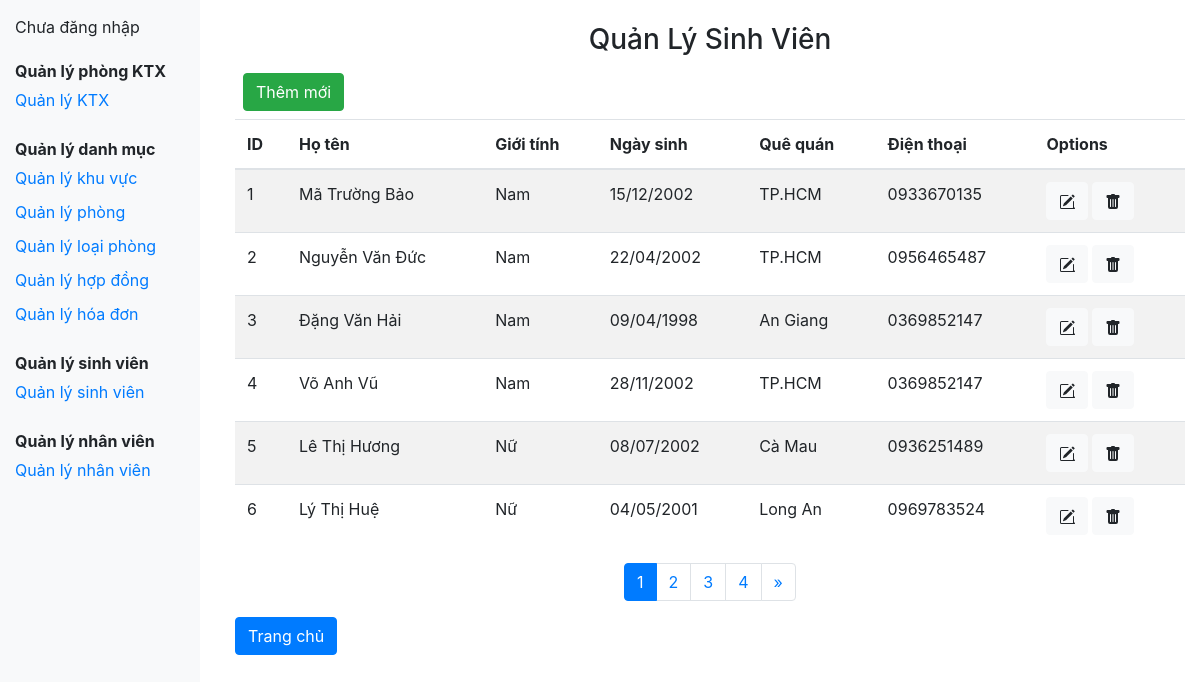
Screenshot of /QLKiTucXa/QLKiTucXa/trangQLSinhVien.php with the database file from the repository.
### tables this page shows
CREATE TABLE `sinhvien` (
  `SinhVienID` int(11) NOT NULL,
  `HoTen` varchar(255) DEFAULT NULL,
  `GioiTinh` varchar(10) DEFAULT NULL,
  `NgaySinh` date DEFAULT NULL,
  `QueQuan` varchar(255) DEFAULT NULL,
  `DienThoai` varchar(20) DEFAULT NULL
);

### QLKiTucXa/QLKiTucXa/trangQLSinhVien.php (the view, shortened to what this page needs)
<?php
include 'conn.php';
$limit = 6;
$page = isset($_GET['page']) ? (int)$_GET['page'] : 1;
$offset = ($page - 1) * $limit;
$sql = "SELECT * FROM SinhVien LIMIT :limit OFFSET :offset";
$stmt = $conn->prepare($sql);
$stmt->bindValue(':limit', $limit, PDO::PARAM_INT);
$stmt->bindValue(':offset', $offset, PDO::PARAM_INT);
$stmt->execute();
$result = $stmt->fetchAll(PDO::FETCH_ASSOC);
$total_sql = "SELECT COUNT(*) FROM SinhVien";
$total_stmt = $conn->prepare($total_sql);
$total_stmt->execute();
$total_rows = $total_stmt->fetchColumn();
$total_pages = ceil($total_rows / $limit);
?>
<!DOCTYPE html>
<html lang="en">
<head>
    <link href="https://maxcdn.bootstrapcdn.com/bootstrap/4.5.2/css/bootstrap.min.css" rel="stylesheet">
</head>
<body>
<div class="sidebar">
<?php
if(isset($_SESSION['HoTen'])) {
    $tenNguoiDangNhap = $_SESSION['HoTen'];
    echo "Xin chào $tenNguoiDangNhap!";
} else {
    echo "Chưa đăng nhập";
}
?>
    <div class="menu-header">Quản lý phòng KTX</div>
    <a href="trangQLKiTucXa.php">Quản lý KTX</a>
    <div class="menu-header">Quản lý danh mục</div>
    <a href="trangQLKhuVuc.php" data-content="content-khu-vuc">Quản lý khu vực</a>
    <a href="trangQLPhong.php">Quản lý phòng</a>
    <a href="trangQLLoaiPhong.php">Quản lý loại phòng</a>
    <a href="trangQLHopDong.php">Quản lý hợp đồng</a>
    <a href="trangQLHoaDon.php">Quản lý hóa đơn</a>
    <div class="menu-header">Quản lý sinh viên</div>
    <a href="trangQLSinhVien.php">Quản lý sinh viên</a>
    <div class="menu-header">Quản lý nhân viên</div>
    <a href="trangQLQuanLy.php">Quản lý nhân viên</a>
</div>
<div class="main-content">
    <center><h3 class="mt-2">Quản Lý Sinh Viên</h3></center>
    <button type="button" class="btn btn-success m-2 float-end" data-toggle="modal" data-target="#addModal">
        Thêm mới
    </button>
    <table class="table table-striped">
        <thead>
            <tr>
                <th>ID</th>
                <th>Họ tên</th>
                <th>Giới tính</th>
                <th>Ngày sinh</th>
                <th>Quê quán</th>
                <th>Điện thoại</th>
                <th>Options</th>
            </tr>
        </thead>
        <tbody>
            <?php
            if (count($result) > 0) {
                foreach ($result as $row) {
                    echo "<tr>";
                    echo "<td>{$row['SinhVienID']}</td>";
                    echo "<td>{$row['HoTen']}</td>";
                    echo "<td>{$row['GioiTinh']}</td>";
                    echo "<td>" . date("d/m/Y", strtotime($row['NgaySinh'])) . "</td>";
                    echo "<td>{$row['QueQuan']}</td>";
                    echo "<td>{$row['DienThoai']}</td>";
                    echo "<td>";
                    echo "<button type='button' class='btn btn-light mr-1' data-toggle='modal' data-target='#editModal' onclick='editClick(" . json_encode($row) . ")'>";
                    echo "</button>";
                    echo "<button type='button' class='btn btn-light mr-1' onclick='deleteSinhVien({$row['SinhVienID']})'>";
                    echo "</button>";
                    echo "</td>";
                    echo "</tr>";
                }
            } else {
                echo "<tr><td colspan='7' class='text-center'>Không có dữ liệu</td></tr>";
            }
            ?>
        </tbody>
    </table>
    <nav aria-label="Page navigation">
        <ul class="pagination justify-content-center">
            <?php for ($i = 1; $i <= $total_pages; $i++): ?>
                <li class="page-item <?= $i == $page ? 'active' : ''; ?>">
                    <a class="page-link" href="?page=<?= $i; ?>"><?= $i; ?></a>
                </li>
            <?php endfor; ?>
            <?php if ($page < $total_pages): ?>
                <li class="page-item">
                    <a class="page-link" href="?page=<?= $page + 1; ?>" aria-label="Next">
                        <span aria-hidden="true">&raquo;</span>
                    </a>
                </li>
            <?php endif; ?>
        </ul>
    </nav>
    <a href="trangQLKiTucXa.php" class="btn btn-primary">Trang chủ</a>
</div>
</body>
</html>

### QLKiTucXa/QLKiTucXa/trangQLSinhVien.php (style rules this page uses)
body { display: flex; }
.sidebar { width: 200px; background: #f8f9fa; padding: 15px; height: 100vh; position: fixed; top: 0; left: 0; }
.main-content { margin-left: 220px; padding: 15px; width: calc(100% - 220px); }
.menu-header { font-weight: bold; margin-top: 20px; }
.sidebar a { display: block; padding: 5px 0; color: #007bff; text-decoration: none; }

### rows the page displays
sinhvien: SinhVienID "1", HoTen "Mã Trường Bảo", GioiTinh "Nam", NgaySinh "15/12/2002", QueQuan "TP.HCM", DienThoai "0933670135"
sinhvien: SinhVienID "2", HoTen "Nguyễn Văn Đức", GioiTinh "Nam", NgaySinh "22/04/2002", QueQuan "TP.HCM", DienThoai "0956465487"
sinhvien: SinhVienID "3", HoTen "Đặng Văn Hải", GioiTinh "Nam", NgaySinh "09/04/1998", QueQuan "An Giang", DienThoai "0369852147"
sinhvien: SinhVienID "4", HoTen "Võ Anh Vũ", GioiTinh "Nam", NgaySinh "28/11/2002", QueQuan "TP.HCM", DienThoai "0369852147"
sinhvien: SinhVienID "5", HoTen "Lê Thị Hương", GioiTinh "Nữ", NgaySinh "08/07/2002", QueQuan "Cà Mau", DienThoai "0936251489"
sinhvien: SinhVienID "6", HoTen "Lý Thị Huệ", GioiTinh "Nữ", NgaySinh "04/05/2001", QueQuan "Long An", DienThoai "0969783524"
